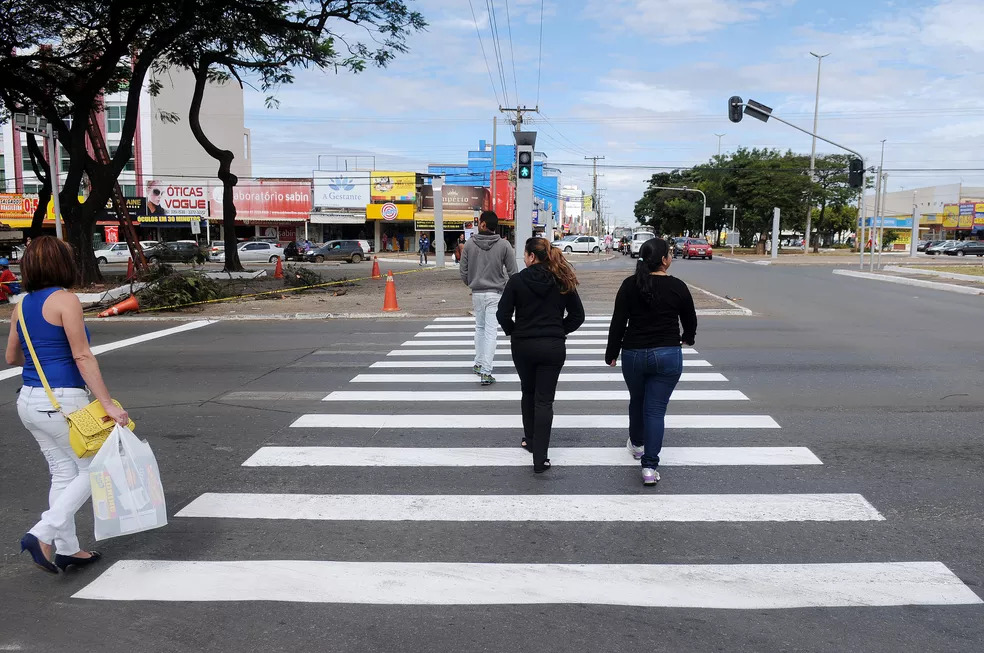
#> input picture 33_pedestrian_detection_opencv /images/example01.jpeg, 984 x 653 px; its folder holds only this picture in this run
$ python detect.py --images images
#> lines starting #> are read from the running program, lines starting #| are printed output that depends on the picture; after the words box and inside, x2 and y2 are one past the last pixel; in counts of white or black regions, pixels touching at a corner belong together
# python detect.py --images images

# import the necessary packages
from __future__ import print_function
from imutils.object_detection import non_max_suppression
from imutils import paths
import numpy as np
import argparse
import imutils
import cv2

# construct the argument parse and parse the arguments
ap = argparse.ArgumentParser()
ap.add_argument("-i", "--images", required=True, help="path to images directory")
args = vars(ap.parse_args())

# initialize the HOG descriptor-person detector
hog = cv2.HOGDescriptor()
hog.setSVMDetector(cv2.HOGDescriptor_getDefaultPeopleDetector())

# loop over the image paths
for imagePath in paths.list_images(args["images"]):
    # load the image and resize it to (1) reduce detection time
    # and (2) improve detection accuracy
    image = cv2.imread(imagePath)
#> image is the input picture: shape (653, 984, 3); mean B, G, R 141.2, 134.1, 131.3
    image = imutils.resize(image, width=min(400, image.shape[1]))
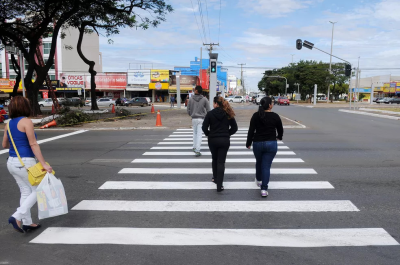
#> image: shape (265, 400, 3); mean B, G, R 141.2, 134.1, 131.3
    orig = image.copy()

    # detect people in the image
    (rects, weights) = hog.detectMultiScale(image, winStride=(4, 4),
                                            padding=(8, 8), scale=1.05)
#> rects = [[57, 0, 66, 132], [182, 68, 73, 147], [228, 69, 75, 150]]; weights = [0.783, 3.52, 4.04]

    # draw the original bounding boxes
    for (x, y, w, h) in rects:
        cv2.rectangle(orig, (x, y), (x + w, y + h), (0, 0, 255), 2)
#> this loop made 3 passes
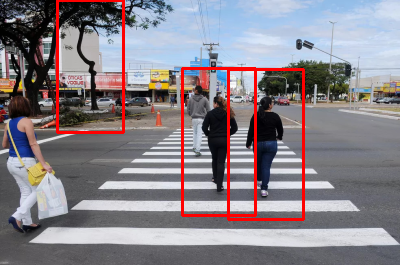
#> orig: shape (265, 400, 3); 3.5% of pixels changed, all inside (x1, y1, x2, y2) = (56, 0, 305, 221)

    # apply non-maxima suppression to the bounding boxes using a
    # fairly large overlap threshold to try to maintain overlapping
    # boxes that are still people
    rects = np.array([[x, y, x + w, y + h] for (x, y, w, h) in rects])
#> rects = [[57, 0, 123, 132], [182, 68, 255, 215], [228, 69, 303, 219]]
    pick = non_max_suppression(rects, probs=None, overlapThresh=0.65)
#> pick = [[228, 69, 303, 219], [182, 68, 255, 215], [57, 0, 123, 132]]

    # draw the final bounding boxes
    for (xA, yA, xB, yB) in pick:
        cv2.rectangle(image, (xA, yA), (xB, yB), (0, 255, 0), 2)
#> this loop made 3 passes
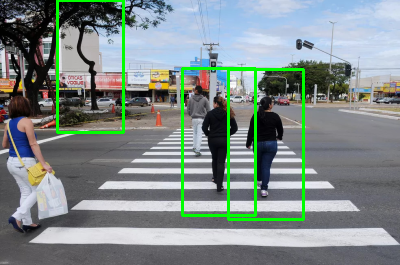
#> image: shape (265, 400, 3); 3.5% of pixels changed, all inside (x1, y1, x2, y2) = (56, 0, 305, 221)

    # show some information on the number of bounding boxes
    filename = imagePath[imagePath.rfind("/") + 1:]
    print(f"[INFO] {filename}: {len(rects)} original boxes, {len(pick)} after supression")
#| [INFO] example01.jpeg: 3 original boxes, 3 after supression

    # show the output images
    cv2.imshow("Before NMS", orig)
    cv2.imshow("After NMS", image)
    cv2.waitKey(0)

$ run again, on 33_pedestrian_detection_opencv /images/example03.jpeg
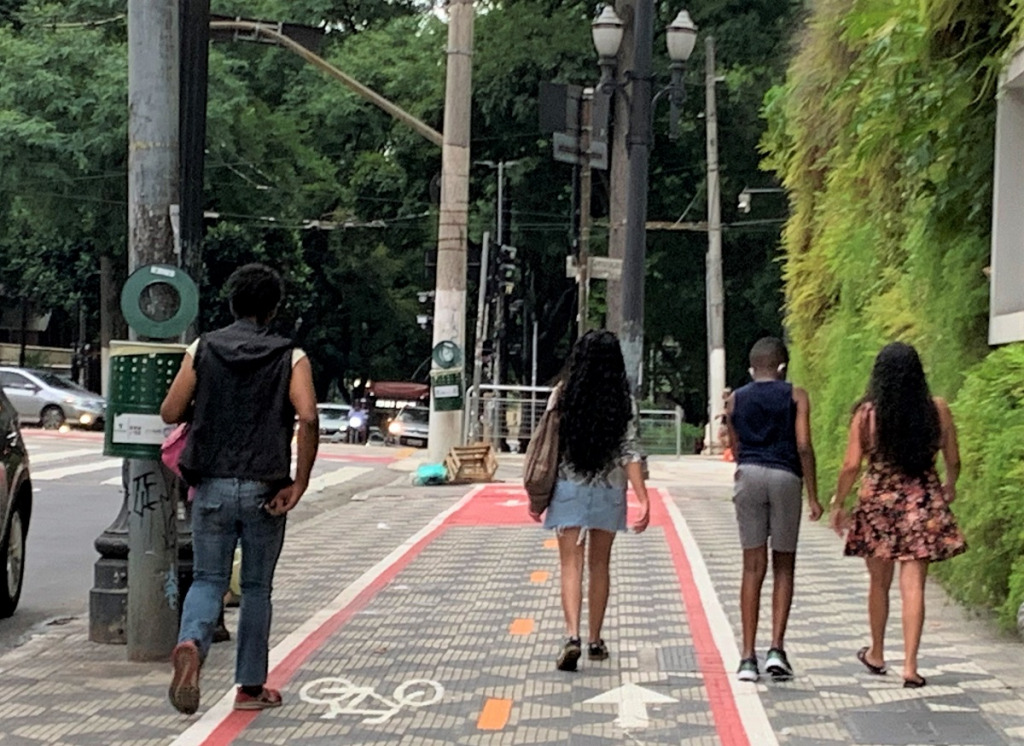
#> input picture 33_pedestrian_detection_opencv /images/example03.jpeg, 1024 x 746 px
#> image is the input picture: shape (746, 1024, 3); mean B, G, R 83.9, 98.7, 98.8
#> `(rects, weights) = hog.detectMultiScale(image, winStride=(4, 4), paddi..`: rects = [[261, 123, 77, 154], [187, 116, 84, 168], [305, 106, 93, 185], [42, 79, 108, 212]]; weights = [2.02, 2.29, 1.9, 1.28]
#> the loop `for (x, y, w, h) in rects:` made 4 passes
#> after the loop `for (x, y, w, h) in rects:`:
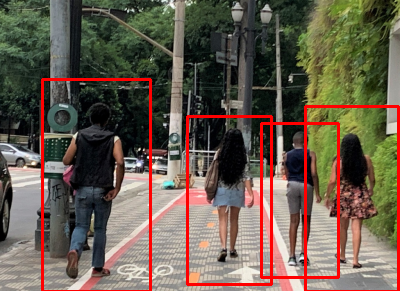
#> orig: shape (291, 400, 3); mean B, G, R 78.7, 92.7, 105.7
#> `rects = np.array([[x, y, x + w, y + h] for (x, y, w, h) in rects])`: rects = [[261, 123, 338, 277], [187, 116, 271, 284], [305, 106, 398, 291], [42, 79, 150, 291]]
#> pick = [[42, 79, 150, 291], [305, 106, 398, 291], [187, 116, 271, 284], [261, 123, 338, 277]]
#> the loop `for (xA, yA, xB, yB) in pick:` made 4 passes
#> after the loop `for (xA, yA, xB, yB) in pick:`:
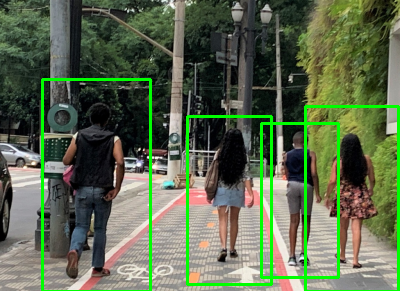
#> image: shape (291, 400, 3); mean B, G, R 78.7, 105.9, 92.5
#| [INFO] example03.jpeg: 4 original boxes, 4 after supression
